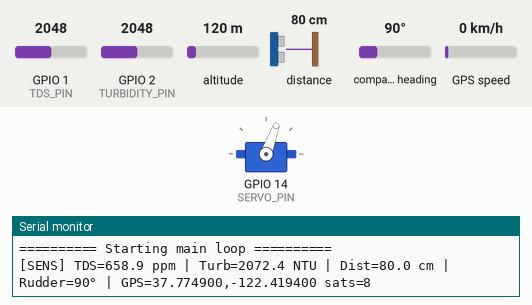
The sketch below on a simulated ESP32-S3. Shown: servo, the last lines printed to the serial monitor. The inputs (shaded band) are chosen by the test bench; at power-on: distance to the obstacle 80 cm, GPIO 1 (TDS_PIN) = 2048, GPIO 2 (TURBIDITY_PIN) = 2048, altitude 120 m, compass heading 90°, GPS speed 0 km/h. WiFi joins after 1.5 s; servers stay silent unless stated; the GPS gets a fix after 3 s at 37.7749, -122.4194 with 8 satellites.

Above: at 4.5 s.
4.6 s: distance to the obstacle set to 33 cm
At 5.2 s:
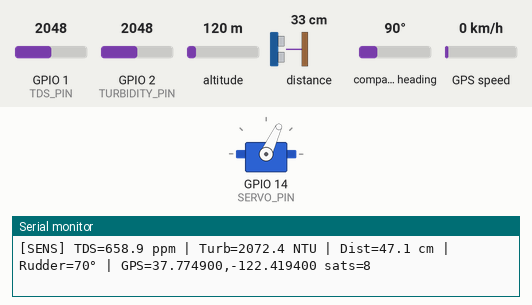
6.3 s: distance to the obstacle set to 26 cm
At 8.0 s:
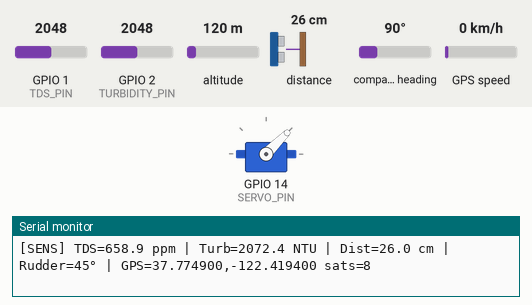
9.8 s: distance to the obstacle set to 35 cm
At 11.2 s:
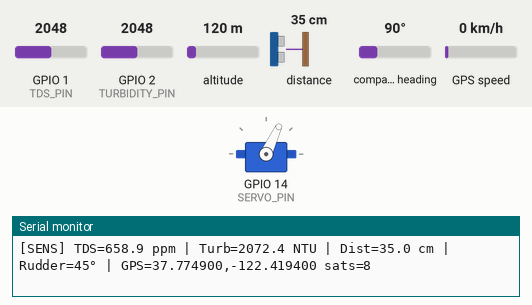
12.3 s: distance to the obstacle set to 2 cm
At 14.0 s:
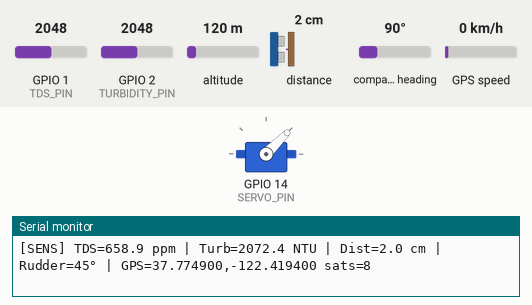
Timing chart, 0 to 15.3 s (numbered marks = the images above; inputs shaded):
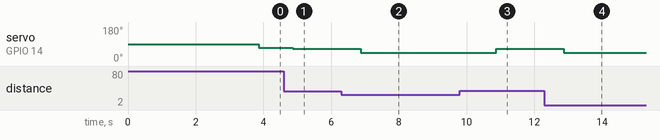

Measured:
- the behaviour switches between 30 and 29 cm on distance to the obstacle (found by bisection; images 1 and 2)
- after the input at 4.6 s, servo on GPIO 14 (SERVO_PIN): 70° → 65° after 0.27 s
- after the input at 6.3 s, servo on GPIO 14 (SERVO_PIN): 65° → 45° after 0.57 s
- after the input at 9.8 s, servo on GPIO 14 (SERVO_PIN): 45° → 65° after 1.1 s
- after the input at 12.3 s, servo on GPIO 14 (SERVO_PIN): 65° → 45° after 0.58 s

The sketch:

tigris_eye_s3_controller.ino
```cpp
/*
 * ============================================================
 *   Tigris eye Controller Module - ESP32-S3
 *   Main Controller: Sensors, Servo, Obstacle Avoidance, GPS
 * ============================================================
 *
 * Components:
 *   - ESP32-S3 (main controller)
 *   - TDS Sensor (Analog) on GPIO1
 *   - Turbidity Sensor V1.0 (Analog) on GPIO2
 *   - VL53L0X TOF Laser Distance Sensor (I2C on GPIO4/GPIO5)
 *   - Servo Motor (Rudder) on GPIO14
 *   - NEO-M8N / NEO-8M GPS (UART1) on GPIO17 RX / GPIO18 TX
 *
 * GPS wiring:
 *   GPS TX -> ESP32 GPIO17 (RX)
 *   GPS RX -> ESP32 GPIO18 (TX)  [optional for RX-only]
 *   GPS VCC -> 3.3V or 5V per module
 *   GPS GND -> GND
 *
 * IMPORTANT: This module does NOT use camera. Camera is handled
 *            by a separate ESP32-CAM node.
 * Library: TinyGPSPlus (Arduino Library Manager)
 */

#include <WiFi.h>
#include <WebSocketsClient.h>
#include <VL53L0X.h>
#include <Wire.h>
#include <ESP32Servo.h>
#include <TinyGPSPlus.h>

// ==================== CONFIGURATION ====================

#define WIFI_SSID       "MSR3"
#define WIFI_PASSWORD   "60006000"
#define SERVER_HOST     "smartboat-production.up.railway.app"
#define SERVER_PORT     443
#define WS_PATH         "/ws"

// ==================== PIN DEFINITIONS ====================

#define TDS_PIN             1       // Analog input for TDS
#define TURBIDITY_PIN       2       // Analog input for Turbidity
#define SERVO_PIN           14      // Servo PWM
#define I2C_SDA             4       // I2C SDA
#define I2C_SCL             5       // I2C SCL
#define GPS_RX_PIN          17      // ESP32 RX <- GPS TX
#define GPS_TX_PIN          18      // ESP32 TX -> GPS RX

// ==================== CONSTANTS ====================

#define TDS_SAMPLE_COUNT       30
#define TURBIDITY_SAMPLE_COUNT 30
#define TOF_SAMPLE_COUNT       10

#define OBSTACLE_DANGER_CM     30
#define OBSTACLE_WARNING_CM    60
#define OBSTACLE_SAFE_CM      150

#define SERVO_CENTER           90
#define SERVO_LEFT_MAX         30
#define SERVO_RIGHT_MAX        150
#define SERVO_AVOID_HARD       45
#define SERVO_AVOID_SOFT       65

#define SENSOR_INTERVAL_MS     1000
#define WS_RECONNECT_MS        5000
#define WIFI_RETRY_MS          500
#define GPS_BAUD               9600

// ==================== GLOBAL OBJECTS ====================

WebSocketsClient webSocket;
VL53L0X tofSensor;
Servo rudderServo;
HardwareSerial GPS_Serial(1);
TinyGPSPlus gps;

// ==================== STATE VARIABLES ====================

unsigned long lastSensorRead   = 0;
bool tofReady                  = false;
bool gpsReady                  = false;
bool gpsFix                    = false;
bool wsConnected               = false;
bool avoidDirectionLeft        = true;
float currentTDS               = 0;
float currentTurbidity         = 0;
float currentDistance           = 0;
double gpsLat                  = 0;
double gpsLng                  = 0;
float gpsAlt                   = 0;
int gpsSatellites              = 0;
float gpsSpeed                 = 0;
int currentRudderAngle         = SERVO_CENTER;
int wsReconnectAttempts        = 0;
unsigned long bootTime         = 0;

// ==================== HELPER: Print separator ====================

void printSection(const char* title) {
    Serial.println();
    Serial.println("╔══════════════════════════════════════════╗");
    Serial.printf("  %s\n", title);
    Serial.println("╚══════════════════════════════════════════╝");
}

void printStatus(const char* label, bool success) {
    if (success) {
        Serial.printf("  [OK] %s\n", label);
    } else {
        Serial.printf("  [FAIL] %s\n", label);
    }
}

void printDetailF(const char* label, float value) {
    Serial.printf("       %s: %.2f\n", label, value);
}

// ==================== TDS SENSOR ====================

float readTDS() {
    int samples[TDS_SAMPLE_COUNT];
    for (int i = 0; i < TDS_SAMPLE_COUNT; i++) {
        samples[i] = analogRead(TDS_PIN);
        delay(2);
    }

    for (int i = 0; i < TDS_SAMPLE_COUNT - 1; i++) {
        for (int j = i + 1; j < TDS_SAMPLE_COUNT; j++) {
            if (samples[i] > samples[j]) {
                int temp = samples[i];
                samples[i] = samples[j];
                samples[j] = temp;
            }
        }
    }

    float avgVoltage = 0;
    for (int i = 2; i < TDS_SAMPLE_COUNT - 2; i++) {
        avgVoltage += samples[i];
    }
    avgVoltage /= (TDS_SAMPLE_COUNT - 4);

    float voltage = avgVoltage * 3.3 / 4095.0;
    float temperature = 25.0;
    float compensationCoefficient = 1.0 + 0.02 * (temperature - 25.0);
    float compensationVoltage = voltage / compensationCoefficient;
    float tdsValue = (133.42 * compensationVoltage * compensationVoltage * compensationVoltage
                    - 255.86 * compensationVoltage * compensationVoltage
                    + 857.39 * compensationVoltage) * 0.5;

    if (tdsValue < 0) tdsValue = 0;

    return tdsValue;
}

// ==================== TURBIDITY SENSOR ====================

float readTurbidity() {
    int samples[TURBIDITY_SAMPLE_COUNT];
    for (int i = 0; i < TURBIDITY_SAMPLE_COUNT; i++) {
        samples[i] = analogRead(TURBIDITY_PIN);
        delay(2);
    }

    for (int i = 0; i < TURBIDITY_SAMPLE_COUNT - 1; i++) {
        for (int j = i + 1; j < TURBIDITY_SAMPLE_COUNT; j++) {
            if (samples[i] > samples[j]) {
                int temp = samples[i];
                samples[i] = samples[j];
                samples[j] = temp;
            }
        }
    }

    float avgValue = 0;
    for (int i = 2; i < TURBIDITY_SAMPLE_COUNT - 2; i++) {
        avgValue += samples[i];
    }
    avgValue /= (TURBIDITY_SAMPLE_COUNT - 4);

    float voltage = avgValue * 3.3 / 4095.0;
    float ntu = -1120.4 * voltage * voltage + 5742.3 * voltage - 4352.9;

    if (ntu < 0) ntu = 0;
    if (ntu > 3000) ntu = 3000;

    return ntu;
}

// ==================== TOF VL53L0X ====================

float readTOF() {
    if (!tofReady) {
        return 999;
    }

    float sum = 0;
    int validCount = 0;

    for (int i = 0; i < TOF_SAMPLE_COUNT; i++) {
        uint16_t dist = tofSensor.readRangeSingleMillimeters();
        if (dist < 8000 && dist > 10) {
            sum += dist;
            validCount++;
        }
        delay(5);
    }

    if (validCount == 0) return 999;
    return (sum / validCount) / 10.0;
}

// ==================== GPS (NEO-M8N / NEO-8M) ====================

void pollGPS() {
    if (!gpsReady) return;

    while (GPS_Serial.available() > 0) {
        gps.encode(GPS_Serial.read());
    }

    if (gps.location.isValid()) {
        gpsFix = true;
        gpsLat = gps.location.lat();
        gpsLng = gps.location.lng();
        if (gps.altitude.isValid()) {
            gpsAlt = gps.altitude.meters();
        }
        if (gps.satellites.isValid()) {
            gpsSatellites = gps.satellites.value();
        }
        if (gps.speed.isValid()) {
            gpsSpeed = gps.speed.kmph();
        }
    } else {
        gpsFix = false;
    }
}

// ==================== SERVO RUDDER CONTROL ====================

void setRudderAngle(int angle) {
    angle = constrain(angle, SERVO_LEFT_MAX, SERVO_RIGHT_MAX);
    currentRudderAngle = angle;
    rudderServo.write(angle);
}

void handleObstacleAvoidance(float distance) {
    if (distance < OBSTACLE_DANGER_CM) {
        if (avoidDirectionLeft) {
            setRudderAngle(SERVO_AVOID_HARD);
        } else {
            setRudderAngle(180 - SERVO_AVOID_HARD);
        }
    } else if (distance < OBSTACLE_WARNING_CM) {
        if (avoidDirectionLeft) {
            setRudderAngle(SERVO_AVOID_SOFT);
        } else {
            setRudderAngle(180 - SERVO_AVOID_SOFT);
        }
    } else if (distance < OBSTACLE_SAFE_CM) {
        int offset = map((int)distance, OBSTACLE_WARNING_CM, OBSTACLE_SAFE_CM, 25, 0);
        int angle = SERVO_CENTER;
        if (avoidDirectionLeft) {
            angle = SERVO_CENTER - offset;
        } else {
            angle = SERVO_CENTER + offset;
        }
        setRudderAngle(angle);
    } else {
        setRudderAngle(SERVO_CENTER);
        avoidDirectionLeft = !avoidDirectionLeft;
    }
}

// ==================== WEBSOCKET ====================

void sendSensorData() {
    if (!wsConnected) return;

    String json = "{\"type\":\"sensor_data\",";
    json += "\"tds\":" + String(currentTDS, 1) + ",";
    json += "\"turbidity\":" + String(currentTurbidity, 1) + ",";
    json += "\"tof_distance\":" + String(currentDistance, 1) + ",";
    json += "\"rudder_angle\":" + String(currentRudderAngle) + ",";
    json += "\"gps_fix\":";
    json += gpsFix ? "true" : "false";
    if (gpsFix) {
        json += ",\"gps_lat\":" + String(gpsLat, 6);
        json += ",\"gps_lng\":" + String(gpsLng, 6);
        json += ",\"gps_alt\":" + String(gpsAlt, 1);
        json += ",\"gps_satellites\":" + String(gpsSatellites);
        json += ",\"gps_speed\":" + String(gpsSpeed, 1);
    }
    json += "}";

    webSocket.sendTXT(json);
}

void webSocketEvent(WStype_t type, uint8_t *payload, size_t length) {
    switch (type) {
        case WStype_DISCONNECTED:
            Serial.println("[WS] *** DISCONNECTED ***");
            wsConnected = false;
            wsReconnectAttempts++;
            Serial.printf("[WS] Reconnect attempts: %d\n", wsReconnectAttempts);
            break;

        case WStype_CONNECTED:
            Serial.println("[WS] *** CONNECTED ***");
            Serial.printf("[WS] Server: wss://%s:%d%s\n", SERVER_HOST, SERVER_PORT, WS_PATH);
            wsConnected = true;
            wsReconnectAttempts = 0;
            webSocket.sendTXT("{\"type\":\"device_info\",\"device\":\"controller_module\",\"firmware\":\"1.0.0\"}");
            Serial.println("[WS] Controller module registration sent");
            break;

        case WStype_TEXT: {
            String message = String((char *)payload);
            if (message.indexOf("\"rudder_command\"") >= 0) {
                int angleStart = message.indexOf("\"angle\":");
                if (angleStart >= 0) {
                    String angleStr = message.substring(angleStart + 8);
                    angleStr.trim();
                    if (angleStr.startsWith(",")) angleStr = angleStr.substring(1);
                    int commaPos = angleStr.indexOf(',');
                    if (commaPos > 0) angleStr = angleStr.substring(0, commaPos);
                    if (angleStr.endsWith("}")) angleStr = angleStr.substring(0, angleStr.length() - 1);
                    int angle = angleStr.toInt();
                    setRudderAngle(angle);
                    Serial.printf("[WS] Rudder command: angle=%d\n", angle);
                }
            }
            break;
        }

        case WStype_ERROR:
            Serial.println("[WS] *** ERROR ***");
            break;

        default:
            break;
    }
}

// ==================== WiFi ====================

bool connectWiFi() {
    printSection("WIFI CONNECTION");
    Serial.printf("  SSID: %s\n", WIFI_SSID);
    Serial.printf("  Server: %s:%d\n", SERVER_HOST, SERVER_PORT);
    Serial.print("  Status: Connecting");

    WiFi.begin(WIFI_SSID, WIFI_PASSWORD);

    int attempts = 0;
    while (WiFi.status() != WL_CONNECTED && attempts < 40) {
        delay(WIFI_RETRY_MS);
        Serial.print(".");
        attempts++;
    }
    Serial.println();

    if (WiFi.status() == WL_CONNECTED) {
        Serial.println("  [OK] WiFi connected!");
        Serial.printf("  IP: %s\n", WiFi.localIP().toString().c_str());
        Serial.printf("  RSSI: %d dBm\n", WiFi.RSSI());
        Serial.printf("  MAC: %s\n", WiFi.macAddress().c_str());
        return true;
    } else {
        Serial.println("  [FAIL] WiFi connection failed!");
        Serial.println("  Check: SSID, Password, Router range");
        return false;
    }
}

bool setupWebSocket() {
    printSection("WEBSOCKET SETUP");
    Serial.printf("  Server: wss://%s:%d%s\n", SERVER_HOST, SERVER_PORT, WS_PATH);
    Serial.print("  Status: Connecting...");

    webSocket.beginSSL(SERVER_HOST, SERVER_PORT, WS_PATH);
    webSocket.onEvent(webSocketEvent);
    webSocket.setReconnectInterval(WS_RECONNECT_MS);
    webSocket.enableHeartbeat(15000, 10000, 3);

    Serial.println(" initiated");
    Serial.println("  Waiting for connection...");
    return true;
}

// ==================== SETUP ====================

void setup() {
    Serial.begin(115200);
    delay(1000);
    bootTime = millis();

    Serial.println();
    Serial.println("╔══════════════════════════════════════════╗");
    Serial.println("║      Tigris eye Controller v1.0           ║");
    Serial.println("║    River Water Quality Monitoring        ║");
    Serial.println("║    ESP32-S3 Controller (No Camera)       ║");
    Serial.println("╚══════════════════════════════════════════╝");
    Serial.println();

    Serial.printf("[SYS] Free heap: %d bytes\n", ESP.getFreeHeap());
    Serial.printf("[SYS] Chip: ESP32-S3 rev %d\n", ESP.getChipRevision());
    Serial.printf("[SYS] CPU freq: %d MHz\n", getCpuFrequencyMhz());

    // ===== SERVO =====
    printSection("SERVO INIT");
    Serial.printf("  Pin: GPIO%d\n", SERVO_PIN);
    rudderServo.attach(SERVO_PIN, 500, 2500);
    setRudderAngle(SERVO_CENTER);
    Serial.printf("  [OK] Servo centered at %d degrees\n", SERVO_CENTER);

    // ===== I2C + VL53L0X =====
    printSection("I2C + TOF SENSOR");
    Serial.printf("  I2C SDA: GPIO%d\n", I2C_SDA);
    Serial.printf("  I2C SCL: GPIO%d\n", I2C_SCL);
    Serial.println("  Initializing I2C bus...");
    Wire.begin(I2C_SDA, I2C_SCL);
    delay(100);
    Serial.println("  [OK] I2C bus initialized");

    Serial.println("  Scanning for VL53L0X (addr 0x29)...");
    tofReady = tofSensor.init();
    if (tofReady) {
        tofSensor.setTimeout(500);
        tofSensor.setMeasurementTimingBudget(20000);
        Serial.println("  [OK] VL53L0X TOF sensor initialized");
        Serial.printf("  Test read: %.1f cm\n", readTOF());
    } else {
        Serial.println("  [FAIL] VL53L0X not found!");
        Serial.println("  Check: wiring, I2C address, power");
        Serial.println("  Continuing without distance sensor...");
    }

    // ===== GPS =====
    printSection("GPS (NEO-M8N / NEO-8M)");
    Serial.printf("  UART1 RX: GPIO%d <- GPS TX\n", GPS_RX_PIN);
    Serial.printf("  UART1 TX: GPIO%d -> GPS RX\n", GPS_TX_PIN);
    Serial.printf("  Baud: %d\n", GPS_BAUD);
    GPS_Serial.begin(GPS_BAUD, SERIAL_8N1, GPS_RX_PIN, GPS_TX_PIN);
    delay(100);
    gpsReady = true;
    Serial.println("  [OK] GPS UART initialized (soft-fail if no module)");
    Serial.println("  Waiting for satellite fix outdoors (30-90s typical)...");

    // ===== WiFi =====
    bool wifiOk = connectWiFi();
    printStatus("WiFi connection", wifiOk);

    // ===== WebSocket =====
    bool wsOk = setupWebSocket();
    printStatus("WebSocket client", wsOk);

    // ===== Summary =====
    printSection("SYSTEM STATUS");
    Serial.printf("  TOF Sensor:   %s\n", tofReady ? "OK" : "FAILED");
    Serial.printf("  GPS UART:     %s\n", gpsReady ? "OK" : "FAILED");
    Serial.printf("  Servo:        OK (GPIO%d)\n", SERVO_PIN);
    Serial.printf("  WiFi:         %s\n", wifiOk ? "OK" : "FAILED");
    Serial.printf("  WebSocket:    Connecting...\n");
    Serial.printf("  Free heap:    %d bytes\n", ESP.getFreeHeap());
    Serial.printf("  Boot time:    %lu ms\n", millis() - bootTime);
    Serial.println();
    Serial.println("  Sensing:  every 1 second");
    Serial.println("  GPS:      non-blocking UART poll each loop");
    Serial.println("  Rudder:   auto obstacle avoidance");
    Serial.println();
    Serial.println("========== Starting main loop ==========");
    Serial.println();
}

// ==================== MAIN LOOP ====================

void loop() {
    webSocket.loop();
    pollGPS();

    unsigned long now = millis();

    // --- Read sensors every 1 second ---
    if (now - lastSensorRead >= SENSOR_INTERVAL_MS) {
        lastSensorRead = now;

        currentTDS = readTDS();
        currentTurbidity = readTurbidity();
        currentDistance = readTOF();

        if (gpsFix) {
            Serial.printf("[SENS] TDS=%.1f ppm | Turb=%.1f NTU | Dist=%.1f cm | Rudder=%d° | GPS=%.6f,%.6f sats=%d\n",
                          currentTDS, currentTurbidity, currentDistance, currentRudderAngle,
                          gpsLat, gpsLng, gpsSatellites);
        } else {
            Serial.printf("[SENS] TDS=%.1f ppm | Turb=%.1f NTU | Dist=%.1f cm | Rudder=%d° | GPS=No Fix\n",
                          currentTDS, currentTurbidity, currentDistance, currentRudderAngle);
        }

        handleObstacleAvoidance(currentDistance);
        sendSensorData();
    }

    // --- Reconnect WiFi if disconnected ---
    if (WiFi.status() != WL_CONNECTED) {
        Serial.println("[WIFI] *** CONNECTION LOST ***");
        connectWiFi();
    }
}
```
